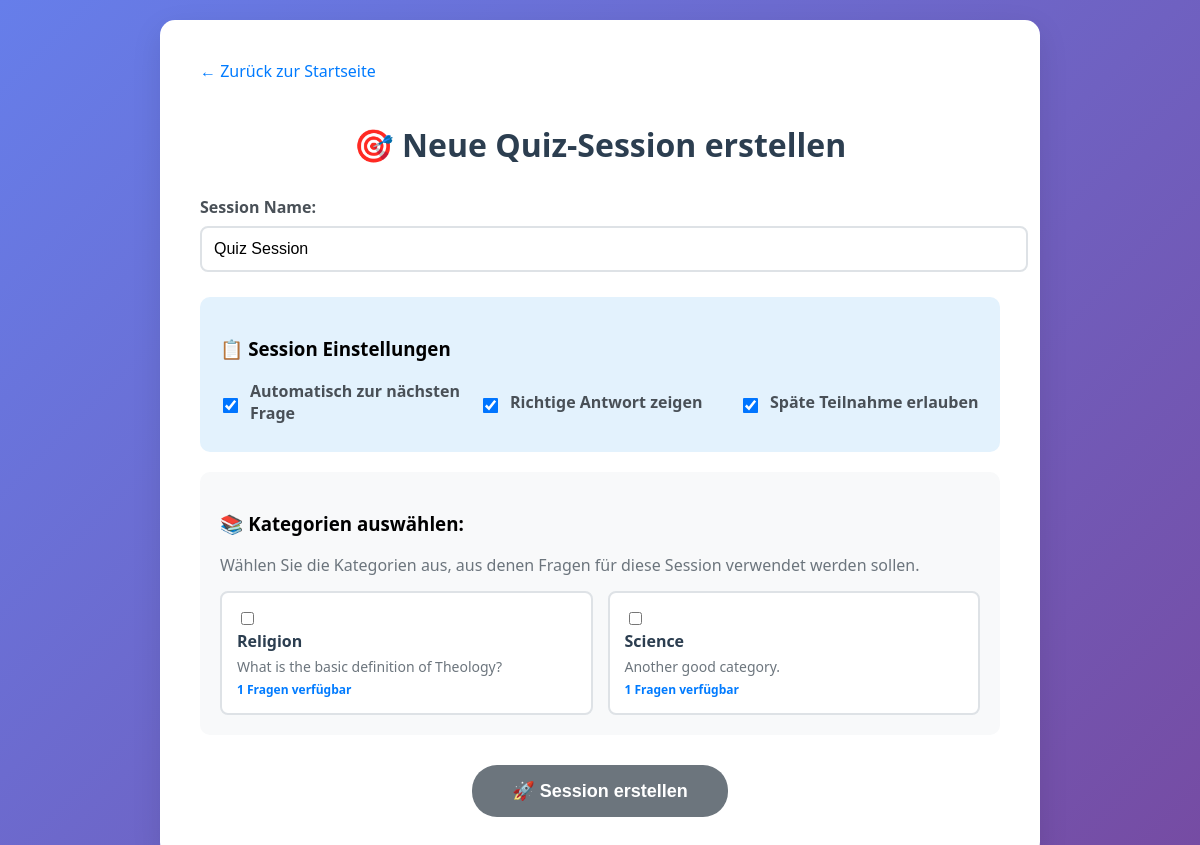
Screenshot of /create-session/ with the database file from the repository.
### quiz_app/models.py (models this page shows, shortened)
class Category(models.Model):
    id = models.AutoField(primary_key=True)
    name = models.CharField(max_length=120, unique=True)
    description = models.TextField(blank=True, null=True)
    created_at = models.DateTimeField(default=timezone.now)
    class Meta:
        verbose_name_plural = "Categories"
        ordering = ['name']

### quiz_app/views.py (the view, shortened to what this page needs)
# urls.py: path('create-session/', views.create_session, name='create_session'),
def create_session(request):
    categories = Category.objects.all()
    return render(request, 'quiz_app/create_session.html', {'categories': categories})

### quiz_app/templates/quiz_app/create_session.html (shortened to what this page needs)
{% load quiz_filters %}
<!DOCTYPE html>
<html lang="de">
<head>
</head>
<body>
    <div class="container">
        <a href="{% url 'landing_page' %}" class="back-link">← Zurück zur Startseite</a>
        <h1>🎯 Neue Quiz-Session erstellen</h1>
        <form method="post" id="session-form">
            <div class="form-group">
                <label for="session-name">Session Name:</label>
                <input type="text" id="session-name" name="name"
                       placeholder="z.B. Wissensquiz Klasse 8a"
                       value="Quiz Session" required>
            </div>
            <div class="session-settings">
                <h3>📋 Session Einstellungen</h3>
                <div class="settings-grid">
                    <div class="setting-item">
                        <input type="checkbox" id="auto-advance" name="auto_advance" checked>
                        <label for="auto-advance">Automatisch zur nächsten Frage</label>
                    </div>
                    <div class="setting-item">
                        <input type="checkbox" id="show-correct" name="show_correct_answer" checked>
                        <label for="show-correct">Richtige Antwort zeigen</label>
                    </div>
                    <div class="setting-item">
                        <input type="checkbox" id="allow-late" name="allow_late_joins" checked>
                        <label for="allow-late">Späte Teilnahme erlauben</label>
                    </div>
                </div>
            </div>
            <div class="categories-section">
                <h3>📚 Kategorien auswählen:</h3>
                <p style="color: #6c757d; margin-bottom: 15px;">
                    Wählen Sie die Kategorien aus, aus denen Fragen für diese Session verwendet werden sollen.
                </p>
                <div class="categories-grid">
                    {% for category in categories %}
                    <div class="category-item" onclick="toggleCategory({{ category.id }})">
                        <input type="checkbox" name="categories" value="{{ category.id }}"
                               class="category-checkbox" id="cat-{{ category.id }}">
                        <div>
                            <div class="category-name">{{ category.name }}</div>
                            {% if category.description %}
                                <div class="category-description">{{ category.description }}</div>
                            {% endif %}
                            <div class="question-count">{{ category.questions.count }} Fragen verfügbar</div>
                        </div>
                    </div>
                    {% empty %}
                    <p style="color: #dc3545; grid-column: 1 / -1; text-align: center;">
                        ⚠️ Keine Kategorien verfügbar. Bitte erstellen Sie zuerst Kategorien und Fragen im Admin-Bereich.
                    </p>
                    {% endfor %}
                </div>
            </div>
            <button type="submit" class="submit-btn" id="create-btn" disabled>
                🚀 Session erstellen
            </button>
        </form>
    </div>
</body>
</html>

### quiz_app/templates/quiz_app/create_session.html (style rules this page uses)
body { font-family: 'Segoe UI', Tahoma, Geneva, Verdana, sans-serif; margin: 0; padding: 20px; background: linear-gradient(135deg, #667eea 0%, #764ba2 100%); min-height: 100vh; }
.container { max-width: 800px; margin: 0 auto; background: white; padding: 40px; border-radius: 15px; box-shadow: 0 10px 30px rgba(0,0,0,0.1); }
h1 { color: #2c3e50; text-align: center; margin-bottom: 30px; }
.form-group { margin-bottom: 25px; }
label { display: block; font-weight: 600; color: #495057; margin-bottom: 8px; }
input[type="text"], input[type="number"] { width: 100%; padding: 12px; border: 2px solid #dee2e6; border-radius: 8px; font-size: 16px; transition: border-color 0.3s ease; }
.categories-section { background: #f8f9fa; padding: 20px; border-radius: 10px; margin: 20px 0; }
.categories-grid { display: grid; grid-template-columns: repeat(auto-fit, minmax(250px, 1fr)); gap: 15px; margin-top: 15px; }
.category-item { background: white; padding: 15px; border-radius: 8px; border: 2px solid #dee2e6; cursor: pointer; transition: all 0.3s ease; }
.category-checkbox { margin-right: 10px; }
.category-name { font-weight: 600; color: #2c3e50; }
.category-description { font-size: 14px; color: #6c757d; margin-top: 5px; }
.question-count { font-size: 12px; color: #007bff; font-weight: 600; margin-top: 5px; }
.session-settings { background: #e3f2fd; padding: 20px; border-radius: 10px; margin: 20px 0; }
.settings-grid { display: grid; grid-template-columns: repeat(auto-fit, minmax(200px, 1fr)); gap: 20px; margin-top: 15px; }
.setting-item { display: flex; align-items: center; gap: 10px; }
.setting-item input[type="checkbox"] { transform: scale(1.2); }
.submit-btn { background: linear-gradient(135deg, #28a745 0%, #20c997 100%); color: white; border: none; padding: 15px 40px; border-radius: 25px; font-size: 18px; font-weight: 600; cursor: pointer; transition: all 0.3s ease; display: block; margin: 30px auto 0; }
.submit-btn:disabled { background: #6c757d; cursor: not-allowed; transform: none; box-shadow: none; }
.back-link { display: inline-block; color: #007bff; text-decoration: none; margin-bottom: 20px; font-weight: 500; }

### rows the page displays
Category: name "Religion", description "What is the basic definition of Theology?", questions.count "1"
Category: name "Science", description "Another good category.", questions.count "1"
